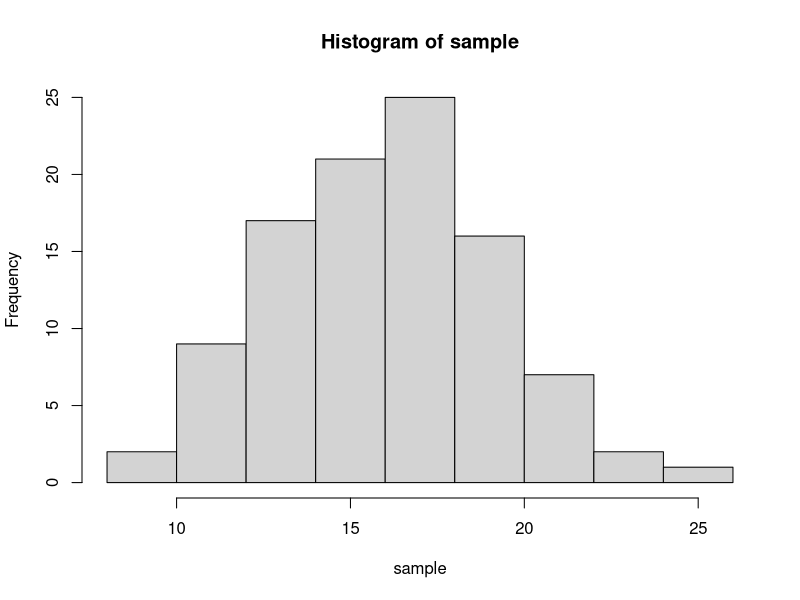
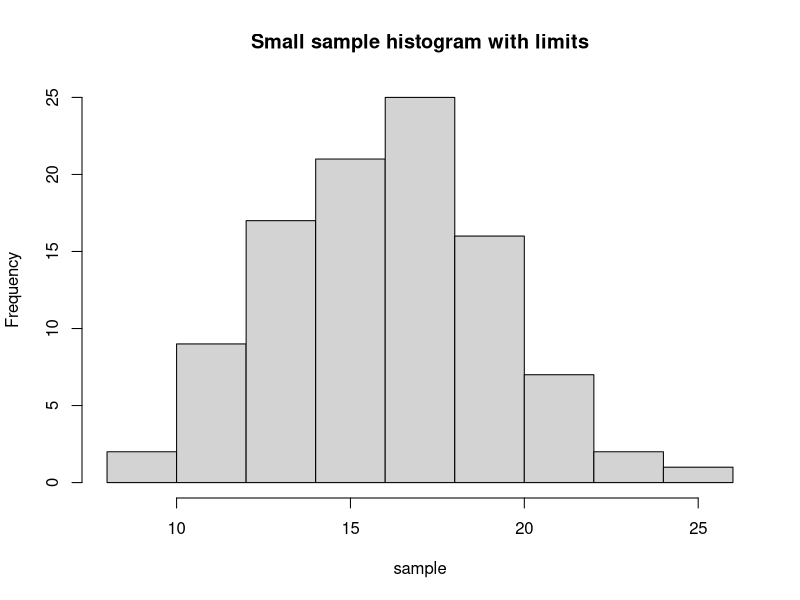

The R source for these figures, in order: (Note: this script raises an error after producing the figures.)
## ---- chunk 1

sample <- rbinom(100, 32, 0.52)
hist(sample)


num.sll <- quantile(sample, 0.1)
num.sul <- quantile(sample, 0.9)

theory.sll <- qbinom(0.1, 32, 0.52)
theory.sul <- qbinom(0.9, 32, 0.52)


hist(sample, main = "Small sample histogram with limits")
abline(v = sul, col="blue")
abline(v=sll, col="blue")
abline(v = theory.sul, col="red")
abline(v=theory.sll, col="red")
abline(v= dead, col="red")

dead <- 24
above.dead <- sum(sample >= dead)


z.null <- rbinom(1e6, 32, 0.52)
hist(z.null)

num.zll <- quantile(z.null, 0.1)
num.zul <- quantile(z.null, 0.9)

theory.zll <- qbinom(0.1, 32, 0.52)
theory.zul <- qbinom(0.9, 32, 0.52)


hist(z.null, main = "z.null sample histogram with limits")
abline(v= sul, col="blue")
abline(v=sll, col="blue")
abline(v = theory.zul, col="red")
abline(v=theory.zll, col="red")
abline(v= dead, col="red")

dead <- 24
above.deadz <- sum(z.null >= dead)


## ---- chunk 2
#rounding error? 
probability <- 1 - pbinom(dead - 1, 1e6, 0.52)

## ---- chunk 3

log_likelihood <- function(theta, x, n) {
  sum(dbinom(x, n, theta, log = TRUE))
}

#theta null/ one from the question
theta_null <- 0.52

# theta hat from the question
theta_hat <- 0.75

#getting theta
theta_values <- seq(0.1, 0.9, length.out = 100)

#log like
log.likelihood.values <- sapply(theta_values, log_likelihood, z.null, 32)


#plot the above information
plot(theta_values, log.likelihood.values, type = "l", col = "blue", lwd = 2,
     main = "Log-Likelihood Plot", xlab = expression(theta), ylab = "Log-Likelihood")
abline(v = theta_hat, col = "red", lwd = 2, lty = 2)
abline(v = theta_null, col = "green", lwd = 2, lty = 2)
legend("topright", legend = c(expression(theta[hat]), expression(theta[null])),
       col = c("red", "green"), lty = 2, lwd = 2)



## ---- chunk 4
# Significance levels from the question
alpha_values <- c(0.05, 0.01, 0.001)

# Calculate critical values for chi-squared distribution with 1 degree of freedom for each alpha
critical_values <- sapply(alpha_values, function(alpha) qchisq(1 - alpha, df = 1))

# Print the critical values
names(critical_values) <- alpha_values
print(critical_values)

## ---- chunk 5

## Null first
# info given in the question
n <- 32
theta_null <- 0.52
theta_hat <- 0.75

# Calculate Fisher Information at theta_null
fisher_information_null <- n / (theta_null * (1 - theta_null))

# Calculate the variance of theta_hat using Fisher Information at theta_null
var_theta_hat_null <- 1 / fisher_information_null

# Calculate the Wald statistic
wald_statistic_null <- (theta_hat - theta_null)^2 / var_theta_hat_null

# Calculate the p-value
p_value_null <- 1 - pchisq(wald_statistic_null, df = 1)

# Print the results
cat("Using Fisher Information at theta_null (0.52):\n")
cat("Fisher Information:", fisher_information_null, "\n")
cat("Wald Statistic:", wald_statistic_null, "\n")
cat("p-value:", p_value_null, "\n")


## now to do theta hat / MLE

fisher_information_hat <- n / (theta_hat * (1 - theta_hat))

# Calculate the variance of theta_hat using Fisher Information at theta_hat
var_theta_hat_hat <- 1 / fisher_information_hat

# Calculate the Wald statistic
wald_statistic_hat <- (theta_hat - theta_null)^2 / var_theta_hat_hat

# Calculate the p-value
p_value_hat <- 1 - pchisq(wald_statistic_hat, df = 1)

# Print the results
cat("Using Fisher Information at theta_hat (0.75):\n")
cat("Fisher Information:", fisher_information_hat, "\n")
cat("Wald Statistic:", wald_statistic_hat, "\n")
cat("p-value:", p_value_hat, "\n")


## ---- chunk 6

## NUll first

# Calculate the Score statistic
score_statistic_null <- (theta_hat - theta_null) / sqrt(var_theta_hat_null)

# Calculate the p-value for the Score statistic
p_value_score_null <- 2 * (1 - pnorm(abs(score_statistic_null)))

## Theta hat

# Calculate the Score statistic
score_statistic_hat <- (theta_hat - theta_null) / sqrt(var_theta_hat_hat)

# Calculate the p-value for the Score statistic
p_value_score_hat <- 2 * (1 - pnorm(abs(score_statistic_hat)))

# Print the results
cat("Using Fisher Information at theta_null (0.52):\n")
cat("Score Statistic:", score_statistic_null, "\n")
cat("p-value:", p_value_score_null, "\n")
cat("Using Fisher Information at theta_hat (0.75):\n")
cat("Score Statistic:", score_statistic_hat, "\n")
cat("p-value:", p_value_score_hat, "\n")
## ---- chunk 7

#FIXME

log_likelihood_null <- sum(dbinom(sample, n, theta_null, log = TRUE))

# Calculate the log-likelihood under the alternative hypothesis
log_likelihood_hat <- sum(dbinom(sample, n, theta_hat, log = TRUE))

# Calculate the LRT statistic
lrt_statistic <- -2 * (log_likelihood_null - log_likelihood_hat)

# Calculate the p-value
p_value_lrt <- 1 - pchisq(lrt_statistic, df = 1)

# Print the results
cat("Log-Likelihood under null hypothesis:", log_likelihood_null, "\n")
cat("Log-Likelihood under alternative hypothesis:", log_likelihood_hat, "\n")
cat("LRT Statistic:", lrt_statistic, "\n")
cat("p-value:", p_value_lrt, "\n")


